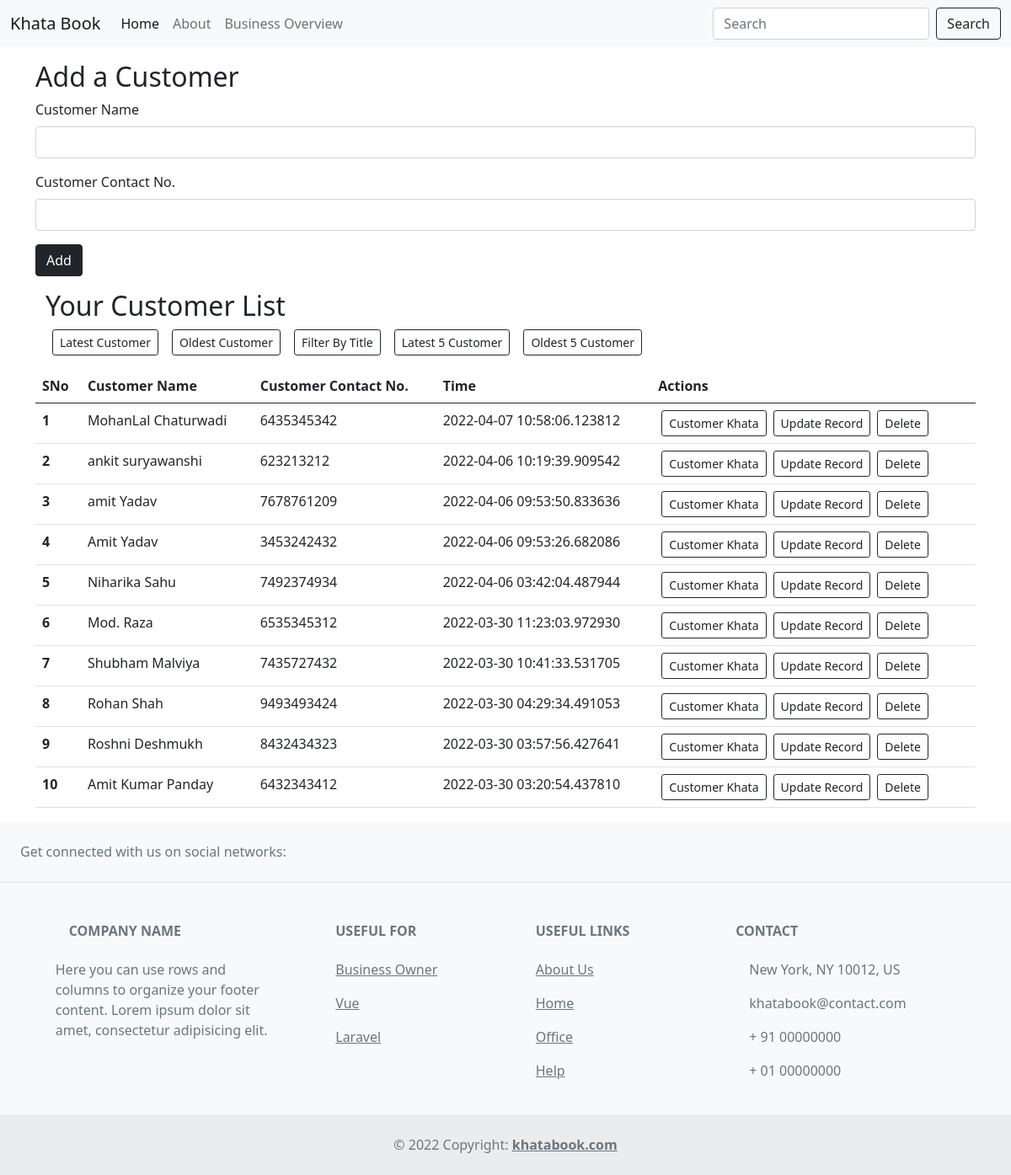
The app's page /latest with its own data.
### app.py (models this page shows, shortened)
class Todo(db.Model):
    __tablename__ = 'todo'
    sno = db.Column(db.Integer, primary_key=True)
    title = db.Column(db.String(200), nullable=False)
    desc = db.Column(db.String(500), nullable=False)
    date_created = db.Column(db.DateTime, default=datetime.utcnow)

### app.py (the view)
@app.route('/latest')
def latest():
    temptodo = Todo.query.order_by(Todo.date_created.desc()).all()
    return render_template('index.html', allTodo=temptodo)

### templates/index.html (shortened to what this page needs)
{% extends 'base.html' %}
{% block body %}
    <div class="container my-3">
        <h2>Add a Customer</h2>
        <form action="/" method="POST">
            <div class="mb-3">
              <label for="title" class="form-label">Customer Name</label>
              <input type="text" class="form-control" name="title" id="title" aria-describedby="emailHelp">
            </div>
            <div class="mb-3">
              <label for="desc" class="form-label">Customer Contact No.</label>
              <input type="text" class="form-control" name="desc" id="desc">
            </div>
            <button type="submit" class="btn btn-dark">Add</button>
          </form>
    </div>
    <div class="container my-3">
      <div class="container my-3">
        <h2>Your Customer List</h2>
        <a href="/latest" type="button" class="btn btn-outline-dark btn-sm mx-2">Latest Customer</button>
        <a href="/oldest" type="button" class="btn btn-outline-dark btn-sm mx-2">Oldest Customer</button>
        <a href="/bytitle" type="button" class="btn btn-outline-dark btn-sm mx-2">Filter By Title</button>
        <a href="/latest/5" type="button" class="btn btn-outline-dark btn-sm mx-2">Latest 5 Customer</button>
        <a href="/oldest/5" type="button" class="btn btn-outline-dark btn-sm mx-2">Oldest 5 Customer</button>
      </div>
                {% if allTodo|length == 0 %}
                <div class="alert alert-dark" role="alert">
                    No customer found with this name!
                  </div>
                    {% else %}
                    <table class="table">
                        <thead>
                          <tr>
                            <th scope="col">SNo</th>
                            <th scope="col">Customer Name</th>
                            <th scope="col">Customer Contact No.</th>
                            <th scope="col">Time</th>
                            <th scope="col">Actions</th>
                          </tr>
                        </thead>
                        <tbody>
              {% for todo in allTodo %}
              <tr>
                <th scope="row">{{loop.index}}</th>
                <td>{{todo.title| truncate(35)}}</td>
                <td>{{todo.desc| truncate(50)}}</td>
                <td>{{todo.date_created}}</td>
                <td>
                  <a href="/view/{{todo.sno}}" type="button" class="btn btn-outline-dark btn-sm mx-1">Customer Khata</button>
                  <a href="/update/{{todo.sno}}" type="button" class="btn btn-outline-dark btn-sm mx-1">Update Record</button>
                  <a href="/delete/{{todo.sno}}" type="button" class="btn btn-outline-dark btn-sm mx-1">Delete</button>
                </td>
              </tr>
              {% endfor %}
            </tbody>
            </table>
              {% endif %}
    </div>
{% endblock body %}

### templates/base.html (shortened to what this page needs)
<!doctype html>
<html lang="en">
<head>
    <link href="https://cdn.jsdelivr.net/npm/bootstrap@5.0.0-beta2/dist/css/bootstrap.min.css" rel="stylesheet"
>
</head>
<body>
    <nav class="navbar navbar-expand-lg navbar-light bg-light">
        <div class="container-fluid">
            <a class="navbar-brand" href="/">Khata Book</a>
            <div class="collapse navbar-collapse" id="navbarSupportedContent">
                <ul class="navbar-nav me-auto mb-2 mb-lg-0">
                    <li class="nav-item">
                        <a class="nav-link active" aria-current="page" href="/">Home</a>
                    </li>
                    <li class="nav-item">
                        <a class="nav-link" href="#">About</a>
                    </li>
                    <li class="nav-item">
                      <a class="nav-link" href="/business/overview">Business Overview</a>
                    </li>
                </ul>
                <form class="d-flex" action="/search" method="POST">
                    <input class="form-control me-2" type="text" name="inputvalue" placeholder="Search" aria-label="Search">
                    <button class="btn btn-outline-dark" type="submit">Search</button>
                </form>
            </div>
        </div>
    </nav>
{% block body %}
{% endblock body %}
<footer class="text-center text-lg-start bg-light text-muted">
    <section
      class="d-flex justify-content-center justify-content-lg-between p-4 border-bottom"
    >
      <div class="me-5 d-none d-lg-block">
        <span>Get connected with us on social networks:</span>
      </div>
      <div>
      </div>
    </section>
    <section class="">
      <div class="container text-center text-md-start mt-5">
        <div class="row mt-3">
          <div class="col-md-3 col-lg-4 col-xl-3 mx-auto mb-4">
            <h6 class="text-uppercase fw-bold mb-4">
              Company name
            </h6>
            <p>
              Here you can use rows and columns to organize your footer content. Lorem ipsum
              dolor sit amet, consectetur adipisicing elit.
            </p>
          </div>
          <div class="col-md-2 col-lg-2 col-xl-2 mx-auto mb-4">
            <h6 class="text-uppercase fw-bold mb-4">
              Useful For
            </h6>
            <p>
              <a href="#!" class="text-reset">Business Owner</a>
            </p>
            <p>
              <a href="#!" class="text-reset">Vue</a>
            </p>
            <p>
              <a href="#!" class="text-reset">Laravel</a>
            </p>
          </div>
          <div class="col-md-3 col-lg-2 col-xl-2 mx-auto mb-4">
            <h6 class="text-uppercase fw-bold mb-4">
              Useful links
            </h6>
            <p>
              <a href="#!" class="text-reset">About Us</a>
            </p>
            <p>
              <a href="#!" class="text-reset">Home</a>
            </p>
            <p>
              <a href="#!" class="text-reset">Office</a>
            </p>
            <p>
              <a href="#!" class="text-reset">Help</a>
            </p>
          </div>
          <div class="col-md-4 col-lg-3 col-xl-3 mx-auto mb-md-0 mb-4">
            <h6 class="text-uppercase fw-bold mb-4">
              Contact
            </h6>
            <p> New York, NY 10012, US</p>
            <p>
              khatabook@contact.com
            </p>
            <p> + 91 00000000</p>
            <p> + 01 00000000</p>
          </div>
        </div>
      </div>
    </section>
    <div class="text-center p-4" style="background-color: rgba(0, 0, 0, 0.05);">
      © 2022 Copyright:
      <a class="text-reset fw-bold" href="https://khatabook.com/">khatabook.com</a>
    </div>
  </footer>
</body>
</html>

### records on screen
Todo: title "MohanLal Chaturwadi", desc "6435345342", date_created "2022-04-07 10:58:06.123812"
Todo: title "ankit suryawanshi", desc "623213212", date_created "2022-04-06 10:19:39.909542"
Todo: title "amit Yadav", desc "7678761209", date_created "2022-04-06 09:53:50.833636"
Todo: title "Amit Yadav", desc "3453242432", date_created "2022-04-06 09:53:26.682086"
Todo: title "Niharika Sahu", desc "7492374934", date_created "2022-04-06 03:42:04.487944"
Todo: title "Mod. Raza", desc "6535345312", date_created "2022-03-30 11:23:03.972930"
Todo: title "Shubham Malviya", desc "7435727432", date_created "2022-03-30 10:41:33.531705"
Todo: title "Rohan Shah", desc "9493493424", date_created "2022-03-30 04:29:34.491053"
Todo: title "Roshni Deshmukh", desc "8432434323", date_created "2022-03-30 03:57:56.427641"
Todo: title "Amit Kumar Panday", desc "6432343412", date_created "2022-03-30 03:20:54.437810"
